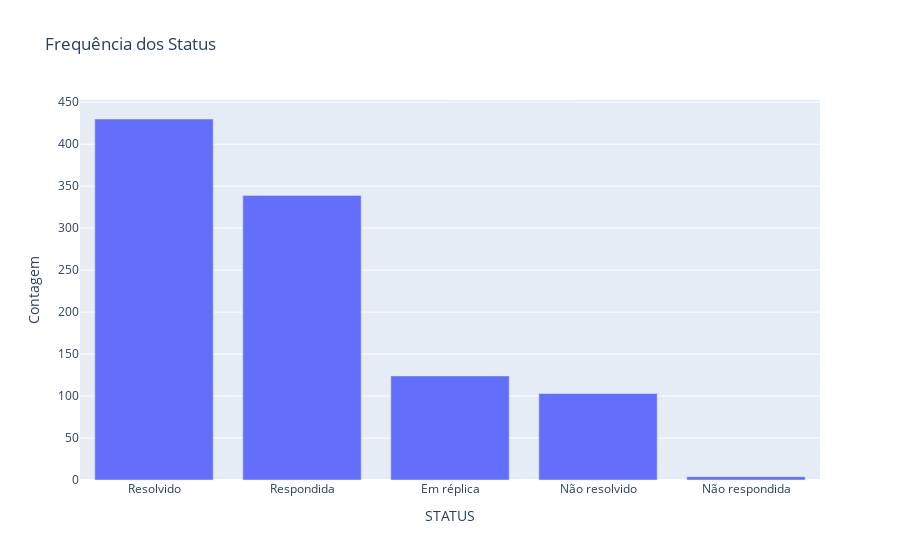

Notebook code cell kept with this figure:
### Code cell
px.bar(freq_ibyte, x='STATUS', y='Frequencia', title='Frequência dos Status', labels={'Frequencia': 'Contagem'})

### Figure 1 — Plotly figure (JSON) as saved in the notebook; plotly's stock layout.template omitted (floating-point values rounded to 4 significant figures)
{"data": [{"alignmentgroup": "True", "hovertemplate": "STATUS=%{x}<br>Contagem=%{y}<extra></extra>", "legendgroup": "", "marker": {"color": "#636efa", "pattern": {"shape": ""}}, "name": "", "offsetgroup": "", "orientation": "v", "showlegend": false, "textposition": "auto", "type": "bar", "x": ["Resolvido", "Respondida", "Em réplica", "Não resolvido", "Não respondida"], "xaxis": "x", "y": [430, 339, 124, 103, 4], "yaxis": "y"}], "layout": {"barmode": "relative", "legend": {"tracegroupgap": 0}, "title": {"text": "Frequência dos Status"}, "xaxis": {"anchor": "y", "domain": [0, 1], "title": {"text": "STATUS"}}, "yaxis": {"anchor": "x", "domain": [0, 1], "title": {"text": "Contagem"}}}}
